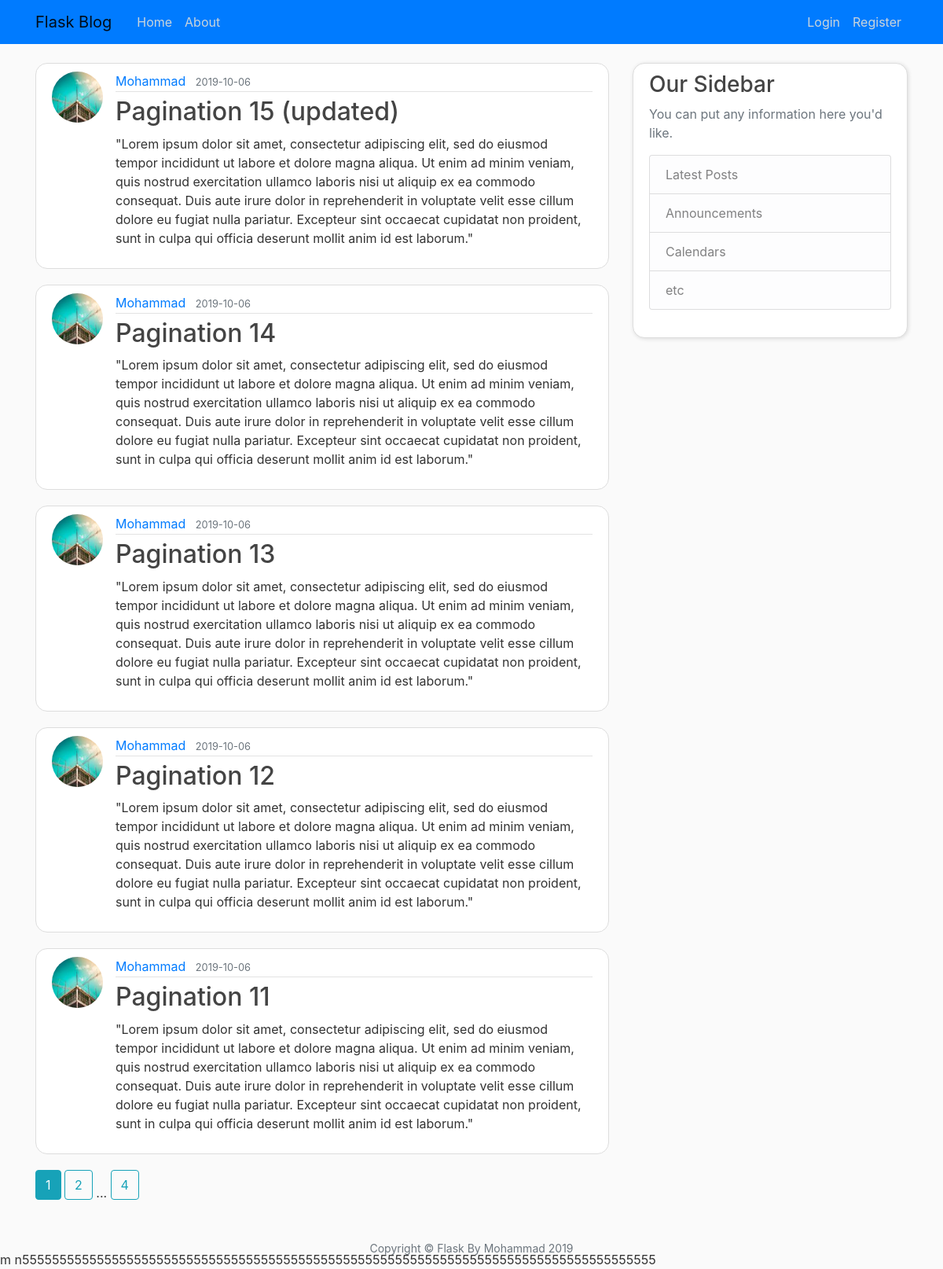
The page /home on the database its author committed.
### flaskblog/models.py (models this page shows, shortened)
class Post(db.Model):
    id = db.Column(db.Integer, primary_key=True)
    title = db.Column(db.String(100), nullable=False)
    date_posted = db.Column(db.DateTime, nullable=False, default=datetime.utcnow)
    content = db.Column(db.Text, nullable=False)
    user_id = db.Column(db.Integer, db.ForeignKey('user.id'), nullable=False)

class User(db.Model, UserMixin):
    id = db.Column(db.Integer, primary_key=True)
    username = db.Column(db.String(20), unique=True, nullable=False)
    email = db.Column(db.String(120), unique=True, nullable=False)
    image_file = db.Column(db.String(20), nullable=False, default='default.jpg')
    password = db.Column(db.String(60), nullable=False)
    posts = db.relationship('Post', backref='author', lazy=True)

### flaskblog/main/routes.py (the view)
@main.route("/")
@main.route("/home")
def home():
    page = request.args.get('page', 1, type=int)
    posts = Post.query.order_by(Post.date_posted.desc()).paginate(page=page, per_page=5)
    return render_template('home.html', posts=posts)

### flaskblog/templates/home.html
{% extends "layout.html" %}
{% block content %}
    {% for post in posts.items %}
        <article class="media content-section">
          <img class="rounded-circle article-img" src="{{ url_for('static', filename='profile_pics/' + post.author.image_file) }}">
          <div class="media-body">
            <div class="article-metadata">
              <a class="mr-2" href="{{ url_for('users.user_posts', username=post.author.username) }}">{{ post.author.username }}</a>
              <small class="text-muted">{{ post.date_posted.strftime('%Y-%m-%d') }}</small>
            </div>
            <h2><a class="article-title" href="{{ url_for('posts.post', post_id=post.id) }}">{{ post.title }}</a></h2>
            <p class="article-content">{{ post.content }}</p>
          </div>
        </article>
    {% endfor %}
    {% for page_num in posts.iter_pages(left_edge=1, right_edge=1, left_current=1, right_current=2) %}
      {% if page_num %}
        {% if posts.page == page_num %}
          <a class="btn btn-info mb-4" href="{{ url_for('main.home', page=page_num) }}">{{ page_num }}</a>
        {% else %}
          <a class="btn btn-outline-info mb-4" href="{{ url_for('main.home', page=page_num) }}">{{ page_num }}</a>
        {% endif %}
      {% else %}
        ...
      {% endif %}
    {% endfor %}
{% endblock content %}

### flaskblog/templates/layout.html (shortened to what this page needs)
<!DOCTYPE html>
<html lang="en">
<head>
<link rel="stylesheet"
      href="https://stackpath.bootstrapcdn.com/bootstrap/4.3.1/css/bootstrap.min.css"
>
  <link rel="stylesheet" type="text/css" href="{{ url_for('static', filename='css/main.css') }}">
</head>
<body>
<header class="site-header">
  <nav class="navbar navbar-expand-md navbar-light bg-primary fixed-top">
    <div class="container">
      <a class="navbar-brand mr-4" href="/">Flask Blog</a>
      <div class="collapse navbar-collapse" id="navbarToggle">
        <div class="navbar-nav mr-auto">
          <a class="nav-item nav-link" href="{{ url_for('main.home') }}">Home</a>
          <a class="nav-item nav-link" href="{{ url_for('main.about') }}">About</a>
        </div>
        <div class="navbar-nav">
          {% if current_user.is_authenticated %}
          <a class="nav-item nav-link" href="{{ url_for('posts.new_post') }}">New Post</a>
          <a class="nav-item nav-link" href="{{ url_for('users.logout') }}">Logout</a>
          <a class="nav-item nav-link" href="{{ url_for('users.account') }}">Account</a>
          {% else %}
          <a class="nav-item nav-link" href="{{ url_for('users.login') }}">Login</a>
          <a class="nav-item nav-link" href="{{ url_for('users.register') }}">Register</a>
          {% endif %}
        </div>
      </div>
    </div>
  </nav>
</header>
<main role="main" class="container">
  <div class="row">
    <div class="col-md-8">
      {% block content %}{% endblock %}
    </div>
    <div class="col-md-4">
      <div class="content-section sidebar">
        <h3>Our Sidebar</h3>
        <p class='text-muted'>You can put any information here you'd like. </p>
          <ul class="list-group">
            <li class="list-group-item list-group-item-light">Latest Posts</li>
            <li class="list-group-item list-group-item-light">Announcements</li>
            <li class="list-group-item list-group-item-light">Calendars</li>
            <li class="list-group-item list-group-item-light">etc</li>
          </ul>
      </div>
    </div>
  </div></main>
    <footer>
      <div class="container">
        <div class="row">
          <div class="col-lg-8 col-md-10 mx-auto">
            <ul class="list-inline text-center">
            </ul>
            <p class="copyright text-muted fixed-bottom mb-3">Copyright © Flask By Mohammad 2019</p>
          </div>
        </div>
      </div>
    </footer>
</body>
</html>m n5555555555555555555555555555555555555555555555555555555555555555555555555555555555555

### flaskblog/static/css/main.css (style rules this page uses)
body { background: #fafafa; color: #333333; margin-top: 5rem; }
h1, h2, h3, h4, h5, h6 { color: #444444; }
.site-header .navbar-nav .nav-link { color: #cbd5db; }
.content-section { background: #ffffff; padding: 10px 20px; border: 1px solid #dddddd; border-radius: 3px; margin-bottom: 20px; }
.article-title { color: #444444; }
.article-content { white-space: pre-line; }
.article-img { height: 65px; width: 65px; margin-right: 16px; }
.article-metadata { padding-bottom: 1px; margin-bottom: 4px; border-bottom: 1px solid #e3e3e3 }

### flaskblog/templates/layout.html (style rules this page uses)
.sidebar { border-radius: 24px; box-shadow: 1px 1px 5px 0px #dadada; height: 350px; }
.navbar { background: #00ffff; }
.content-section { border-radius: 15px; }
h2 { line-height: 1.3; }
footer .copyright { font-size: 14px; margin-bottom: 0; text-align: center; }

### rows shown on the page
Post: image_file (picture), author.username "Mohammad", date_posted "2019-10-06", title "Pagination 15 (updated)", content "\"Lorem ipsum dolor sit amet, consectetur adipiscing elit, sed do eiusmod tempor incididunt ut labore et dolore magna aliqua. Ut enim ad minim veniam, quis nostrud exercitation ullamco laboris nisi ut aliquip ex ea commodo consequat. Duis aute irure dolor in reprehenderit in voluptate velit esse cillum dolore eu fugiat nulla pariatur. Excepteur sint occaecat cupidatat non proident, sunt in culpa qui officia deserunt mollit anim id est laborum.\""
Post: image_file (picture), author.username "Mohammad", date_posted "2019-10-06", title "Pagination 14", content "\"Lorem ipsum dolor sit amet, consectetur adipiscing elit, sed do eiusmod tempor incididunt ut labore et dolore magna aliqua. Ut enim ad minim veniam, quis nostrud exercitation ullamco laboris nisi ut aliquip ex ea commodo consequat. Duis aute irure dolor in reprehenderit in voluptate velit esse cillum dolore eu fugiat nulla pariatur. Excepteur sint occaecat cupidatat non proident, sunt in culpa qui officia deserunt mollit anim id est laborum.\""
Post: image_file (picture), author.username "Mohammad", date_posted "2019-10-06", title "Pagination 13", content "\"Lorem ipsum dolor sit amet, consectetur adipiscing elit, sed do eiusmod tempor incididunt ut labore et dolore magna aliqua. Ut enim ad minim veniam, quis nostrud exercitation ullamco laboris nisi ut aliquip ex ea commodo consequat. Duis aute irure dolor in reprehenderit in voluptate velit esse cillum dolore eu fugiat nulla pariatur. Excepteur sint occaecat cupidatat non proident, sunt in culpa qui officia deserunt mollit anim id est laborum.\""
Post: image_file (picture), author.username "Mohammad", date_posted "2019-10-06", title "Pagination 12", content "\"Lorem ipsum dolor sit amet, consectetur adipiscing elit, sed do eiusmod tempor incididunt ut labore et dolore magna aliqua. Ut enim ad minim veniam, quis nostrud exercitation ullamco laboris nisi ut aliquip ex ea commodo consequat. Duis aute irure dolor in reprehenderit in voluptate velit esse cillum dolore eu fugiat nulla pariatur. Excepteur sint occaecat cupidatat non proident, sunt in culpa qui officia deserunt mollit anim id est laborum.\""
Post: image_file (picture), author.username "Mohammad", date_posted "2019-10-06", title "Pagination 11", content "\"Lorem ipsum dolor sit amet, consectetur adipiscing elit, sed do eiusmod tempor incididunt ut labore et dolore magna aliqua. Ut enim ad minim veniam, quis nostrud exercitation ullamco laboris nisi ut aliquip ex ea commodo consequat. Duis aute irure dolor in reprehenderit in voluptate velit esse cillum dolore eu fugiat nulla pariatur. Excepteur sint occaecat cupidatat non proident, sunt in culpa qui officia deserunt mollit anim id est laborum.\""

### other values the page prints
{{ page_num }} "1"
{{ page_num }} "2" "4"
